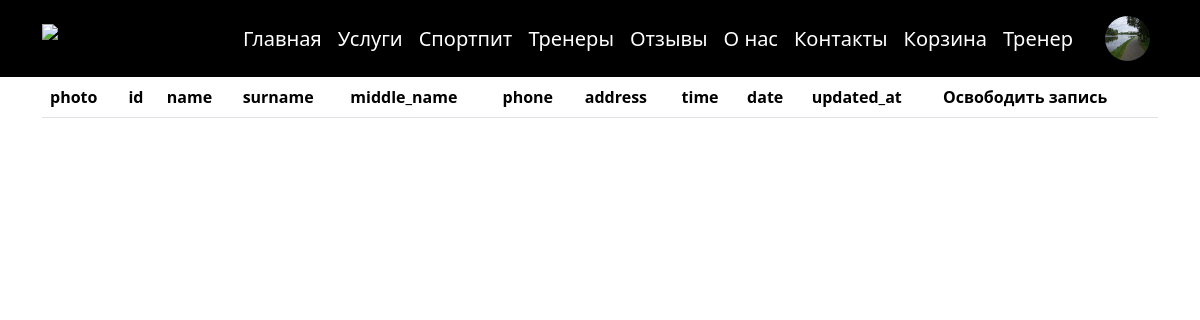
The page /trainer/records.php (signed in) on the database as committed earlier.
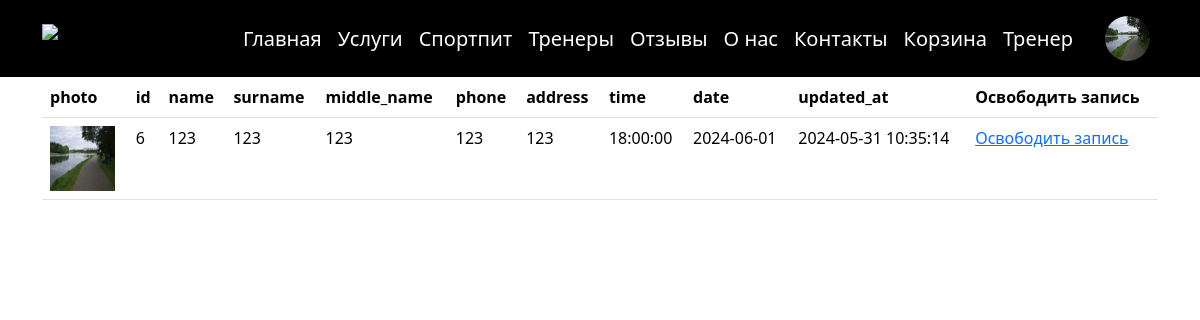
The same page on the database as committed later.
### tables this page shows
CREATE TABLE `users` (
  `id` int NOT NULL,
  `role` int NOT NULL DEFAULT '0',
  `name` varchar(255) NOT NULL,
  `surname` varchar(255) NOT NULL,
  `middle_name` varchar(255) NOT NULL,
  `phone` int NOT NULL,
  `password` varchar(255) NOT NULL,
  `birthday` datetime NOT NULL,
  `avatar` varchar(255) NOT NULL DEFAULT 'user.png',
  `address` varchar(255) NOT NULL,
  `created_at` timestamp NOT NULL DEFAULT CURRENT_TIMESTAMP,
  `updated_at` timestamp NOT NULL DEFAULT CURRENT_TIMESTAMP
);

CREATE TABLE `record` (
  `id` int NOT NULL,
  `time` time NOT NULL,
  `date` date NOT NULL,
  `busy` int NOT NULL DEFAULT '0',
  `user_id` int DEFAULT NULL,
  `id_trainer` int NOT NULL,
  `created_at` timestamp NOT NULL DEFAULT CURRENT_TIMESTAMP,
  `updated_at` timestamp NOT NULL DEFAULT CURRENT_TIMESTAMP
);

### trainer/records.php (the view, shortened to what this page needs)
<?php
include_once '../controllers/connect.php';
require_once '../content/header.php';
$result = $connect->query("SELECT * FROM record WHERE busy = 1 AND id_trainer = $user[id]");
$record = $result->fetch_all(MYSQLI_ASSOC);
$userIds = array_column($record, 'user_id');
if (!empty($userIds)) {
    $result = $connect->query("select * from users where id IN (". implode(',', $userIds). ")");
    $client = $result->fetch_all(MYSQLI_ASSOC);
} else {
    $client = array();
}
?>
<section class="container">
    <table class="table">
        <thead>
        <tr>
            <th>photo</th>
            <th>id</th>
            <th>name</th>
            <th>surname</th>
            <th>middle_name</th>
            <th>phone</th>
            <th>address</th>
            <th>time</th>
            <th>date</th>
            <th>updated_at</th>
            <th>Освободить запись</th>
        </tr>
        </thead>
        <tbody>
        <?php foreach ($client as $item): ?>
            <tr>
                <td>
                <img class=""  src="../../assets/pictures/<?=$item['avatar']?>" alt="" height="65" width="65">
                </td>
                <td><?=$item["id"]?></td>
                <td><?=$item["name"]?></td>
                <td><?=$item["surname"]?></td>
                <td><?=$item["middle_name"]?></td>
                <td><?=$item["phone"]?></td>
                <td><?=$item["address"]?></td>
                <td><?=$record[0]["time"]?></td>
                <td><?=$record[0]["date"]?></td>
                <td><?=$record[0]["updated_at"]?></td>
                <td><a href="/trainer/controllers/del.php?record_id=<?=$record[0]["id"]?>">Освободить запись</a></td>
            </tr>
        <?php endforeach;?>
        </tbody>
    </table>
</section>

### content/header.php (shortened to what this page needs)
<?php
global $connect;
if (isset($_SESSION['user_id'])) $user = $connect->query("select * from users where id='$_SESSION[user_id]'")->fetch_array();
?>
<!doctype html>
<html lang="en">
<head>
    <link href="https://cdn.jsdelivr.net/npm/bootstrap@5.3.3/dist/css/bootstrap.min.css" rel="stylesheet">
</head>
<body>
<header>
    <nav class="navbar navbar-expand bg-black">
        <div class="container">
            <a class="navbar-brand" href="/index.php">
                <img src="../assets/pictures/logo.php" alt="LOGO"  height="65">
            </a>
			<div class="justify-content-end fs-5 collapse navbar-collapse" >
				<ul class="navbar-nav menu-desktop" style="align-items: center">
					<li class="nav-item"><a href="/" class="nav-link text-white">Главная</a></li>
					<li class="nav-item"><a class="nav-link text-white link-hover-class" href="/services/index.php">Услуги</a></li>
					<li class="nav-item"><a class="nav-link text-white link-hover-class" href="/product/index.php">Спортпит</a></li>
					<li class="nav-item"><a class="nav-link text-white link-hover-class" href="/trainers/index.php">Тренеры</a></li>
					<li class="nav-item"><a class="nav-link text-white link-hover-class" href="/product/index.php">Отзывы</a></li>
					<li class="nav-item"><a class="nav-link text-white link-hover-class" href="/product/index.php">О нас</a></li>
					<li class="nav-item"><a class="nav-link text-white link-hover-class" href="/product/index.php">Контакты</a></li>
                  <?php if(isset($_SESSION['user_id'])):?>
					<li class="nav-item"><a href="/basket/index.php" class="nav-link text-white link-hover-class">Корзина</a></li>
                  <?php endif;?>
				  <?php if (isset($user) and $user['role'] == 2):?>
					  <li class="nav-item"><a href="/trainer/index.php" class="nav-link text-white link-hover-class">Тренер</a></li>
                  <?php endif;?>
                  <?php if(isset($_SESSION['user_id'])):?>
					  <li class="nav-item">
						  <a href="/profile.php" class="nav-link text-white d-flex gap-3 link-hover-class" style="align-items: center">
							  <img class="rounded-circle"  src="<?php if (isset($user['avatar'])) echo  "../assets/pictures/$user[avatar]";
                              else echo "../assets/pictures/user.png"
                              ?>" alt="" height="45" width="45">
						  </a>
					  </li>
                  <?php endif;?>
				</ul>
			</div>
		  </div>
    </nav>
</header>

Rows that differ between the two databases and show on the page:
now on one of the page's lists (row unchanged): users: id "6", name "123", surname "123", middle_name "123", phone "123", address "123"
added record: time "18:00:00", date "2024-06-01", updated_at "2024-05-31 10:35:14"
